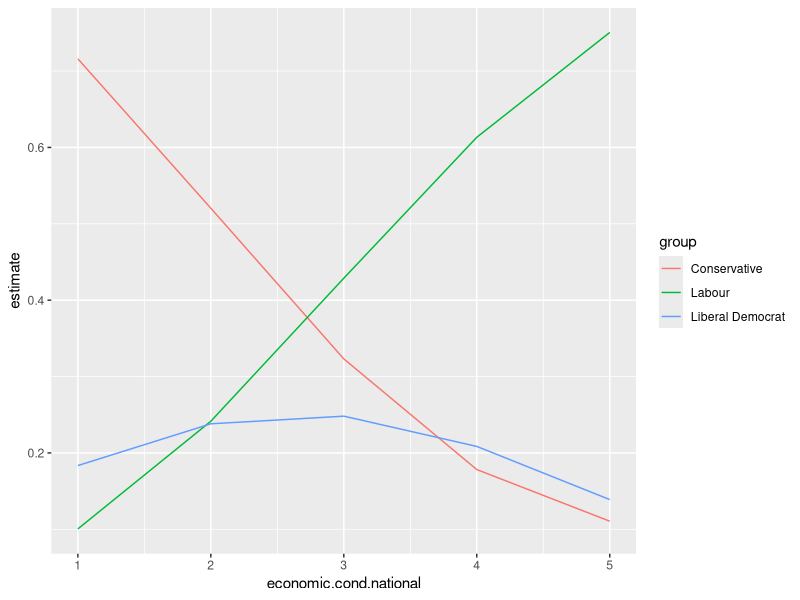
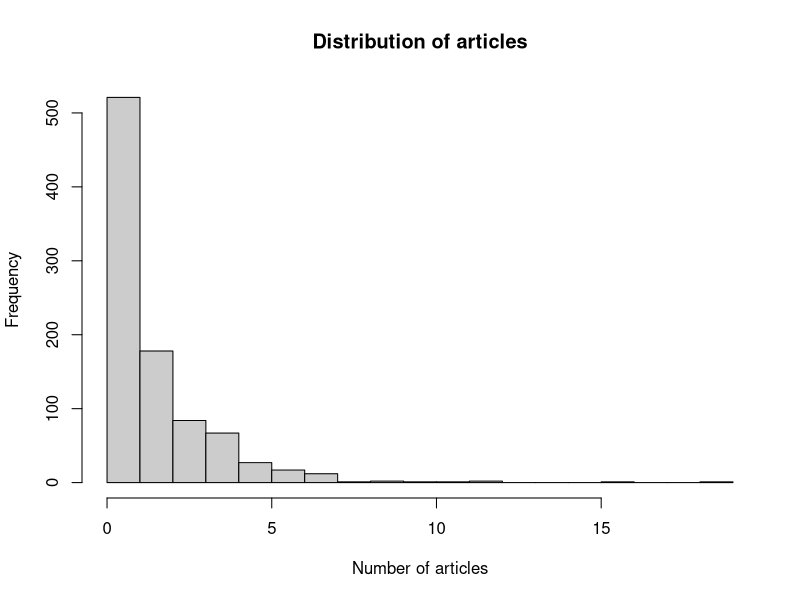

Write the R code that produced these figures, in order. (Note: this script raises an error after producing the figures.)

# Setup -------------------------------------------------------------------
library(dplyr)
library(carData)
library(MASS)
library(nnet)
library(pscl)
library(AER)
library(marginaleffects)
library(ggplot2)
library(survival)
library(broom)
data(BEPS)
data(bioChemists)
data(cancer, package="survival")


# Classwork ---------------------------------------------------------------
##1.1
table(BEPS$economic.cond.national)
BEPS$econ_ord = factor(BEPS$economic.cond.national, ordered = TRUE)
# The distribution is skewed to the right with the 3 & 4 answers having the highest responses. 
# We do not expect the difference between each numbered answer to be exactly the same for respondents. It's reasonable to assume that the distance of 3 to 4 would not be exactly the same as the distance between 4 to 5 for a person who is ranking their choices- the distance between 'a little' and 'much worse' may be different than 'a little' and 'stayed the same'

m_ologit = polr(econ_ord ~ age + gender + Europe + political.knowledge,
                data = BEPS, Hess = TRUE)
summary(m_ologit)

# The raw coefficient on Europe is -0.123 which implies that a person's political knowledge decreases their optimism for the economy. 

avg_slopes(m_ologit)

# Europe: Groups 1/2/3 have positive signs; Groups 4/5 have negative signs. 
# Attitude towards European integration
# 0.0029 / 0.0158 / 0.00975
# -0.0222 / -0.0062
# Having more pro-integration attitudes decreases a person's optimism 
(-0.0222-0.0062)/2
# The average impact between these two is -0.0142 


predictions(m_ologit,
            newdata=datagrid(gender=c("female","male")))

# Pessimistic category: female & male estimates are similar.
# Optimistic category: men is slightly higher, but only by a little bit
# The difference is quite low across the board

library(dplyr)
preds = tidy(predictions(m_ologit, by = "gender"))
preds             

women1 = preds %>% filter(group==1 & gender == "female") %>% pull(estimate)

women2 = preds %>% filter(group==2 & gender == "female") %>% pull(estimate)

women1+women2

# factors = numbers are linked to categories

##1.2

BEPS$vote = relevel(BEPS$vote, ref = "Conservative")
m_mlogit = multinom(vote ~ economic.cond.national + Blair + Hague +
                      Kennedy + Europe, data = BEPS, trace = FALSE)
summary(m_mlogit)

# Conservative = reference
# Positive feelings about Tony Blair increases likelihood to vote labour by a lot whereas it has much less of an effect on the likelihood to vote liberal democrat.

# If it was negative ; shifts probability lower than reference

avg_slopes(m_mlogit)

# Blair: Labour: 0.1
# Positive feelings of Blair increases likelihood of voting Labour(especially compared to the negative coefficients on the other parties). 

# For parties, the IIA fails when there are close substitutes. If two parties share very similar ideologies this could violate the assumption.

predictions(m_mlogit, by = "economic.cond.national")
# If you think the economy is very bad, you are 70% likely to vote conservative ?????


pred = tidy(predictions(m_mlogit, by = "economic.cond.national"))

ggplot(pred, aes(x=economic.cond.national, y=estimate, color=group))+ geom_line()

##1.3

summary(bioChemists$art)
var(bioChemists$art)
pdf("art_histogram.pdf", width = 6, height = 4)
hist(bioChemists$art, breaks = 20, main = "Distribution of articles",
     xlab = "Number of articles", col = "gray80")
dev.off()

# Mean = 1.693
# Variance = 3.709
# The mean and variance are over 2 points away from eachother and the histogram shows a significant left skew which would indicate overdispersion
3.7-1.6

m_pois = glm(art ~ fem + mar + kid5 + phd + ment,
             data = bioChemists, family = poisson)
summary(m_pois)
# ment = 0.025543
exp(0.025543)
# = 1.025
# A one unit increase in mentor articles multiplies student articles by 1.025
# Residual deviance: 1634.4  on 909  degrees of freedom

1634.4/909 # = over 1

dispersiontest(m_pois)

# over 1, 1.82454 ; p value is quite low so it would be significant. It is similar to the calculation above. This indicates significant overdispertion. The Poisson standard errors would be too small.

## 1.4

m_nb = glm.nb(art ~ fem + mar + kid5 + phd + ment,
              data = bioChemists)
summary(m_nb)

# The coefficients are quite similar. The theta is 2.264 which suggests that there is overdispersion but it's not too intense.

AIC(m_pois, m_nb)

# The AIC results are relatively similar, 3314.113 and 3135.917. The negative binomial model has a lower result. Overdispersion appears to be an important part of this data which should be taken into account.

predictions(m_nb, newdata = datagrid(fem = c("Men", "Women")))


# The predictions are 2.05 for men and 1.65 for women; the confidence intervals are 1.8-2.32 & 1.44-1.88 respectively. The predicted number of articles for men is  higher than estimated for women. There is a 0.4 difference between these estimates. The confidence intervals do overlap a bit at the lower end of the men's CI and higher end of the women's CI since 1.88 would be included within the men's CI.


# The Poisson standard errors would be too small. Overdispersion is indicated from the variance-to-mean ratio and the proper dispersion test. There is a lower AIC for the negative binomial model which further indicates Poisson is not the proper model and the negative binomial model would suit it better. The prediction results show that there is a difference in predicted articles for men and women, although the confidence intervals do slightly overlap. The negative binomial model  coefficients show there is a statistically significant effect of being a woman and having a kid as decreasing published articles whereas having a mentor increases it. 


# 2.1 ---------------------------------------------------------------------

lung$dead = lung$status- 1

summary(lung)

table(lung$dead)

165/228
# There are 228 observations across 11 variables. There are 63 people who died and 165 are censored. About 72% of patients are censored in the data which is a significant majority of the observations. This means that they survived to the end of the data recording though that is not a estimate of their subsequent health outcomes.

survfit(Surv(time, dead)~1, data=lung)
summary(km1)
median(km1)

# The estimated median survival time is 310. This means that the median person is expected to survive 310 days or around 10 months. 
